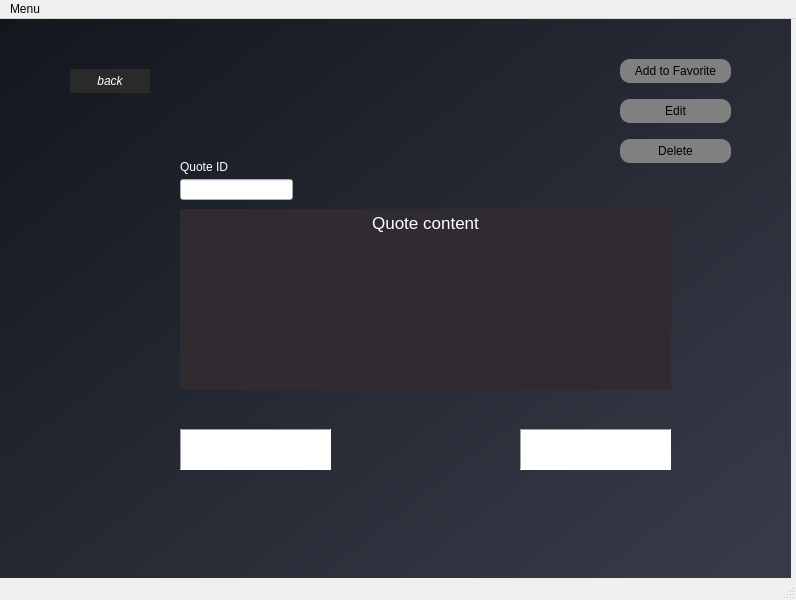
<?xml version="1.0" encoding="UTF-8"?>
<ui version="4.0">
 <class>MainWindow</class>
 <widget class="QMainWindow" name="MainWindow">
  <property name="geometry">
   <rect>
    <x>0</x>
    <y>0</y>
    <width>796</width>
    <height>600</height>
   </rect>
  </property>
  <property name="windowTitle">
   <string>MainWindow</string>
  </property>
  <widget class="QWidget" name="centralwidget">
   <widget class="QStackedWidget" name="stackedWidget">
    <property name="geometry">
     <rect>
      <x>0</x>
      <y>0</y>
      <width>791</width>
      <height>561</height>
     </rect>
    </property>
    <property name="styleSheet">
     <string notr="true">QStackedWidget {
background-color: qlineargradient(spread:pad, x1:0, y1:0, x2:1, y2:0.903409, stop:0 rgba(18, 22, 29, 255), stop:1 rgba(55, 59, 72, 255));
}</string>
    </property>
    <property name="currentIndex">
     <number>5</number>
    </property>
    <widget class="QWidget" name="home_pg">
     <widget class="QFrame" name="frame">
      <property name="geometry">
       <rect>
        <x>40</x>
        <y>110</y>
        <width>121</width>
        <height>411</height>
       </rect>
      </property>
      <property name="styleSheet">
       <string notr="true">QFrame {
background-color: rgb(68, 68, 68);
border-style: offset;
border-radius: 20px;
}</string>
      </property>
      <property name="frameShape">
       <enum>QFrame::StyledPanel</enum>
      </property>
      <property name="frameShadow">
       <enum>QFrame::Raised</enum>
      </property>
      <widget class="QPushButton" name="btn_category">
       <property name="geometry">
        <rect>
         <x>20</x>
         <y>220</y>
         <width>80</width>
         <height>61</height>
        </rect>
       </property>
       <property name="styleSheet">
        <string notr="true">QPushButton {
border-style: offset;
border-radius: 20px;

color: white;
font: bold;
font: 14px;
}</string>
       </property>
       <property name="text">
        <string>Category</string>
       </property>
      </widget>
      <widget class="QPushButton" name="btn_fav">
       <property name="geometry">
        <rect>
         <x>20</x>
         <y>130</y>
         <width>80</width>
         <height>61</height>
        </rect>
       </property>
       <property name="styleSheet">
        <string notr="true">QPushButton {
border-style: offset;
border-radius: 20px;

color: white;
font: bold;
font: 14px;
}</string>
       </property>
       <property name="text">
        <string>Favorite</string>
       </property>
      </widget>
      <widget class="QPushButton" name="btn_author">
       <property name="geometry">
        <rect>
         <x>20</x>
         <y>40</y>
         <width>80</width>
         <height>61</height>
        </rect>
       </property>
       <property name="font">
        <font>
         <pointsize>-1</pointsize>
         <italic>false</italic>
         <bold>false</bold>
        </font>
       </property>
       <property name="styleSheet">
        <string notr="true">QPushButton {
border-style: offset;
border-radius: 18px;
color: white;
font: bold;
font: 15px;
}</string>
       </property>
       <property name="text">
        <string>Author</string>
       </property>
      </widget>
      <widget class="QPushButton" name="btn_add">
       <property name="geometry">
        <rect>
         <x>40</x>
         <y>310</y>
         <width>41</width>
         <height>41</height>
        </rect>
       </property>
       <property name="font">
        <font>
         <pointsize>50</pointsize>
        </font>
       </property>
       <property name="styleSheet">
        <string notr="true">QPushButton {
background-color: rgb(139, 100, 73);
border-radius: 20px;
color:white;
}
</string>
       </property>
       <property name="text">
        <string>+</string>
       </property>
      </widget>
      <widget class="QLabel" name="label_2">
       <property name="geometry">
        <rect>
         <x>30</x>
         <y>360</y>
         <width>71</width>
         <height>20</height>
        </rect>
       </property>
       <property name="text">
        <string>Add Quote</string>
       </property>
      </widget>
     </widget>
     <widget class="QLabel" name="label">
      <property name="geometry">
       <rect>
        <x>210</x>
        <y>110</y>
        <width>441</width>
        <height>16</height>
       </rect>
      </property>
      <property name="font">
       <font>
        <pointsize>15</pointsize>
        <italic>false</italic>
        <bold>true</bold>
       </font>
      </property>
      <property name="styleSheet">
       <string notr="true">QLabel {
color:  white;
}</string>
      </property>
      <property name="text">
       <string>Dashboard </string>
      </property>
     </widget>
     <widget class="QTableView" name="table_home">
      <property name="geometry">
       <rect>
        <x>210</x>
        <y>140</y>
        <width>541</width>
        <height>371</height>
       </rect>
      </property>
      <property name="styleSheet">
       <string notr="true">QTableView {
background-color: black;
color:white;
}</string>
      </property>
     </widget>
     <widget class="QPushButton" name="home_btn">
      <property name="geometry">
       <rect>
        <x>80</x>
        <y>30</y>
        <width>41</width>
        <height>41</height>
       </rect>
      </property>
      <property name="font">
       <font>
        <italic>true</italic>
       </font>
      </property>
      <property name="styleSheet">
       <string notr="true">QPushButton {
border-radius:20px;
background-color:rgb(138, 94, 68);
}</string>
      </property>
      <property name="text">
       <string>q.o</string>
      </property>
     </widget>
     <widget class="QLabel" name="label_13">
      <property name="geometry">
       <rect>
        <x>450</x>
        <y>110</y>
        <width>301</width>
        <height>16</height>
       </rect>
      </property>
      <property name="font">
       <font>
        <pointsize>12</pointsize>
       </font>
      </property>
      <property name="styleSheet">
       <string notr="true">QLabel {
color:white;
}</string>
      </property>
      <property name="text">
       <string>(Clicked the quote_content column to read quote)</string>
      </property>
     </widget>
    </widget>
    <widget class="QWidget" name="author_pg">
     <widget class="QLabel" name="label_author">
      <property name="geometry">
       <rect>
        <x>210</x>
        <y>110</y>
        <width>91</width>
        <height>16</height>
       </rect>
      </property>
      <property name="font">
       <font>
        <pointsize>15</pointsize>
        <italic>false</italic>
        <bold>true</bold>
       </font>
      </property>
      <property name="styleSheet">
       <string notr="true">QLabel {
color:  white;
}</string>
      </property>
      <property name="text">
       <string>Author List</string>
      </property>
     </widget>
     <widget class="QFrame" name="frame_2">
      <property name="geometry">
       <rect>
        <x>40</x>
        <y>110</y>
        <width>121</width>
        <height>411</height>
       </rect>
      </property>
      <property name="styleSheet">
       <string notr="true">QFrame {
background-color: rgb(68, 68, 68);
border-style: offset;
border-radius: 20px;
}</string>
      </property>
      <property name="frameShape">
       <enum>QFrame::StyledPanel</enum>
      </property>
      <property name="frameShadow">
       <enum>QFrame::Raised</enum>
      </property>
      <widget class="QPushButton" name="btn_category_2">
       <property name="geometry">
        <rect>
         <x>20</x>
         <y>220</y>
         <width>80</width>
         <height>61</height>
        </rect>
       </property>
       <property name="styleSheet">
        <string notr="true">QPushButton {
border-style: offset;
border-radius: 20px;

color: white;
font: bold;
font: 14px;
}</string>
       </property>
       <property name="text">
        <string>Category</string>
       </property>
      </widget>
      <widget class="QPushButton" name="btn_fav_2">
       <property name="geometry">
        <rect>
         <x>20</x>
         <y>130</y>
         <width>80</width>
         <height>61</height>
        </rect>
       </property>
       <property name="styleSheet">
        <string notr="true">QPushButton {
border-style: offset;
border-radius: 20px;

color: white;
font: bold;
font: 14px;
}</string>
       </property>
       <property name="text">
        <string>Favorite</string>
       </property>
      </widget>
      <widget class="QPushButton" name="btn_author_2">
       <property name="geometry">
        <rect>
         <x>20</x>
         <y>40</y>
         <width>80</width>
         <height>61</height>
        </rect>
       </property>
       <property name="font">
        <font>
         <pointsize>-1</pointsize>
         <italic>false</italic>
         <bold>false</bold>
        </font>
       </property>
       <property name="styleSheet">
        <string notr="true">QPushButton {
border-style: offset;
background-color: rgba(175, 121, 86, 158);
border-radius: 18px;
color: white;
font: bold;
font: 15px;
}</string>
       </property>
       <property name="text">
        <string>Author</string>
       </property>
      </widget>
      <widget class="QPushButton" name="btn_add_2">
       <property name="geometry">
        <rect>
         <x>40</x>
         <y>310</y>
         <width>41</width>
         <height>41</height>
        </rect>
       </property>
       <property name="font">
        <font>
         <pointsize>50</pointsize>
        </font>
       </property>
       <property name="styleSheet">
        <string notr="true">QPushButton {
background-color: rgb(139, 100, 73);
border-radius: 20px;
color:white;
}
</string>
       </property>
       <property name="text">
        <string>+</string>
       </property>
      </widget>
      <widget class="QLabel" name="label_3">
       <property name="geometry">
        <rect>
         <x>30</x>
         <y>360</y>
         <width>71</width>
         <height>20</height>
        </rect>
       </property>
       <property name="text">
        <string>Add Quote</string>
       </property>
      </widget>
     </widget>
     <widget class="QPushButton" name="home_btn_3">
      <property name="geometry">
       <rect>
        <x>80</x>
        <y>30</y>
        <width>41</width>
        <height>41</height>
       </rect>
      </property>
      <property name="font">
       <font>
        <italic>true</italic>
       </font>
      </property>
      <property name="styleSheet">
       <string notr="true">QPushButton {
border-radius:20px;
background-color:rgb(138, 94, 68);
}</string>
      </property>
      <property name="text">
       <string>q.o</string>
      </property>
     </widget>
     <widget class="QTableView" name="author_list_view">
      <property name="geometry">
       <rect>
        <x>200</x>
        <y>160</y>
        <width>551</width>
        <height>361</height>
       </rect>
      </property>
     </widget>
     <widget class="QComboBox" name="author_list_name">
      <property name="geometry">
       <rect>
        <x>310</x>
        <y>100</y>
        <width>111</width>
        <height>31</height>
       </rect>
      </property>
      <property name="styleSheet">
       <string notr="true">QComboBox{
background-color: qlineargradient(spread:pad, x1:0, y1:0, x2:1, y2:0, stop:0 rgba(72, 72, 72, 255), stop:1 rgba(90, 90, 90, 255));
border-style: offset;
}</string>
      </property>
     </widget>
    </widget>
    <widget class="QWidget" name="fav_pg">
     <widget class="QLabel" name="label_author_2">
      <property name="geometry">
       <rect>
        <x>210</x>
        <y>110</y>
        <width>141</width>
        <height>16</height>
       </rect>
      </property>
      <property name="font">
       <font>
        <pointsize>15</pointsize>
        <italic>false</italic>
        <bold>true</bold>
       </font>
      </property>
      <property name="styleSheet">
       <string notr="true">QLabel {
color:  white;
}</string>
      </property>
      <property name="text">
       <string>Favorite Quotes</string>
      </property>
     </widget>
     <widget class="QFrame" name="frame_3">
      <property name="geometry">
       <rect>
        <x>40</x>
        <y>110</y>
        <width>121</width>
        <height>411</height>
       </rect>
      </property>
      <property name="styleSheet">
       <string notr="true">QFrame {
background-color: rgb(68, 68, 68);
border-style: offset;
border-radius: 20px;
}</string>
      </property>
      <property name="frameShape">
       <enum>QFrame::StyledPanel</enum>
      </property>
      <property name="frameShadow">
       <enum>QFrame::Raised</enum>
      </property>
      <widget class="QPushButton" name="btn_category_3">
       <property name="geometry">
        <rect>
         <x>20</x>
         <y>220</y>
         <width>80</width>
         <height>61</height>
        </rect>
       </property>
       <property name="styleSheet">
        <string notr="true">QPushButton {
border-style: offset;
border-radius: 20px;

color: white;
font: bold;
font: 14px;
}</string>
       </property>
       <property name="text">
        <string>Category</string>
       </property>
      </widget>
      <widget class="QPushButton" name="btn_fav_3">
       <property name="geometry">
        <rect>
         <x>20</x>
         <y>130</y>
         <width>80</width>
         <height>61</height>
        </rect>
       </property>
       <property name="styleSheet">
        <string notr="true">QPushButton {
border-style: offset;
background-color: rgba(175, 121, 86, 158);
border-radius: 18px;
color: white;
font: bold;
font: 15px;
}</string>
       </property>
       <property name="text">
        <string>Favorite</string>
       </property>
      </widget>
      <widget class="QPushButton" name="btn_author_3">
       <property name="geometry">
        <rect>
         <x>20</x>
         <y>40</y>
         <width>80</width>
         <height>61</height>
        </rect>
       </property>
       <property name="font">
        <font>
         <pointsize>-1</pointsize>
         <italic>false</italic>
         <bold>false</bold>
        </font>
       </property>
       <property name="styleSheet">
        <string notr="true">QPushButton {
border-style: offset;
border-radius: 18px;
color: white;
font: bold;
font: 15px;
}</string>
       </property>
       <property name="text">
        <string>Author</string>
       </property>
      </widget>
      <widget class="QPushButton" name="btn_add_3">
       <property name="geometry">
        <rect>
         <x>40</x>
         <y>310</y>
         <width>41</width>
         <height>41</height>
        </rect>
       </property>
       <property name="font">
        <font>
         <pointsize>50</pointsize>
        </font>
       </property>
       <property name="styleSheet">
        <string notr="true">QPushButton {
background-color: rgb(139, 100, 73);
border-radius: 20px;
color:white;
}
</string>
       </property>
       <property name="text">
        <string>+</string>
       </property>
      </widget>
      <widget class="QLabel" name="label_4">
       <property name="geometry">
        <rect>
         <x>30</x>
         <y>360</y>
         <width>71</width>
         <height>20</height>
        </rect>
       </property>
       <property name="text">
        <string>Add Quote</string>
       </property>
      </widget>
     </widget>
     <widget class="QTableView" name="favorite_quotes">
      <property name="geometry">
       <rect>
        <x>220</x>
        <y>160</y>
        <width>481</width>
        <height>341</height>
       </rect>
      </property>
     </widget>
     <widget class="QPushButton" name="home_btn_2">
      <property name="geometry">
       <rect>
        <x>80</x>
        <y>30</y>
        <width>41</width>
        <height>41</height>
       </rect>
      </property>
      <property name="font">
       <font>
        <italic>true</italic>
       </font>
      </property>
      <property name="styleSheet">
       <string notr="true">QPushButton {
border-radius:20px;
background-color:rgb(138, 94, 68);
}</string>
      </property>
      <property name="text">
       <string>q.o</string>
      </property>
     </widget>
    </widget>
    <widget class="QWidget" name="cgy_page">
     <widget class="QLabel" name="label_cgy">
      <property name="geometry">
       <rect>
        <x>210</x>
        <y>110</y>
        <width>121</width>
        <height>16</height>
       </rect>
      </property>
      <property name="font">
       <font>
        <pointsize>15</pointsize>
        <italic>false</italic>
        <bold>true</bold>
       </font>
      </property>
      <property name="styleSheet">
       <string notr="true">QLabel {
color:  white;
}</string>
      </property>
      <property name="text">
       <string>Category List</string>
      </property>
     </widget>
     <widget class="QFrame" name="frame_4">
      <property name="geometry">
       <rect>
        <x>40</x>
        <y>110</y>
        <width>121</width>
        <height>411</height>
       </rect>
      </property>
      <property name="styleSheet">
       <string notr="true">QFrame {
background-color: rgb(68, 68, 68);
border-style: offset;
border-radius: 20px;
}</string>
      </property>
      <property name="frameShape">
       <enum>QFrame::StyledPanel</enum>
      </property>
      <property name="frameShadow">
       <enum>QFrame::Raised</enum>
      </property>
      <widget class="QPushButton" name="btn_category_4">
       <property name="geometry">
        <rect>
         <x>20</x>
         <y>220</y>
         <width>80</width>
         <height>61</height>
        </rect>
       </property>
       <property name="styleSheet">
        <string notr="true">QPushButton {
border-style: offset;
background-color: rgba(175, 121, 86, 158);
border-radius: 18px;
color: white;
font: bold;
font: 15px;
}</string>
       </property>
       <property name="text">
        <string>Category</string>
       </property>
      </widget>
      <widget class="QPushButton" name="btn_fav_4">
       <property name="geometry">
        <rect>
         <x>20</x>
         <y>130</y>
         <width>80</width>
         <height>61</height>
        </rect>
       </property>
       <property name="styleSheet">
        <string notr="true">QPushButton {
border-style: offset;
border-radius: 20px;

color: white;
font: bold;
font: 14px;
}</string>
       </property>
       <property name="text">
        <string>Favorite</string>
       </property>
      </widget>
      <widget class="QPushButton" name="btn_author_4">
       <property name="geometry">
        <rect>
         <x>20</x>
         <y>40</y>
         <width>80</width>
         <height>61</height>
        </rect>
       </property>
       <property name="font">
        <font>
         <pointsize>-1</pointsize>
         <italic>false</italic>
         <bold>false</bold>
        </font>
       </property>
       <property name="styleSheet">
        <string notr="true">QPushButton {
border-style: offset;
border-radius: 18px;
color: white;
font: bold;
font: 15px;
}</string>
       </property>
       <property name="text">
        <string>Author</string>
       </property>
      </widget>
      <widget class="QPushButton" name="btn_add_4">
       <property name="geometry">
        <rect>
         <x>40</x>
         <y>310</y>
         <width>41</width>
         <height>41</height>
        </rect>
       </property>
       <property name="font">
        <font>
         <pointsize>50</pointsize>
        </font>
       </property>
       <property name="styleSheet">
        <string notr="true">QPushButton {
background-color: rgb(139, 100, 73);
border-radius: 20px;
color:white;
}
</string>
       </property>
       <property name="text">
        <string>+</string>
       </property>
      </widget>
      <widget class="QLabel" name="label_5">
       <property name="geometry">
        <rect>
         <x>30</x>
         <y>360</y>
         <width>71</width>
         <height>20</height>
        </rect>
       </property>
       <property name="text">
        <string>Add Quote</string>
       </property>
      </widget>
     </widget>
     <widget class="QPushButton" name="home_btn_4">
      <property name="geometry">
       <rect>
        <x>80</x>
        <y>30</y>
        <width>41</width>
        <height>41</height>
       </rect>
      </property>
      <property name="font">
       <font>
        <italic>true</italic>
       </font>
      </property>
      <property name="styleSheet">
       <string notr="true">QPushButton {
border-radius:20px;
background-color:rgb(138, 94, 68);
}</string>
      </property>
      <property name="text">
       <string>q.o</string>
      </property>
     </widget>
     <widget class="QTableView" name="category_list_view">
      <property name="geometry">
       <rect>
        <x>200</x>
        <y>160</y>
        <width>501</width>
        <height>351</height>
       </rect>
      </property>
     </widget>
     <widget class="QComboBox" name="category_list_name">
      <property name="geometry">
       <rect>
        <x>330</x>
        <y>100</y>
        <width>111</width>
        <height>31</height>
       </rect>
      </property>
      <property name="styleSheet">
       <string notr="true">QComboBox{
background-color: qlineargradient(spread:pad, x1:0, y1:0, x2:1, y2:0, stop:0 rgba(72, 72, 72, 255), stop:1 rgba(90, 90, 90, 255));
border-style: offset;
}</string>
      </property>
     </widget>
    </widget>
    <widget class="QWidget" name="list_page">
     <widget class="QFrame" name="frame_5">
      <property name="geometry">
       <rect>
        <x>40</x>
        <y>110</y>
        <width>121</width>
        <height>411</height>
       </rect>
      </property>
      <property name="styleSheet">
       <string notr="true">QFrame {
background-color: rgb(68, 68, 68);
border-style: offset;
border-radius: 20px;
}</string>
      </property>
      <property name="frameShape">
       <enum>QFrame::StyledPanel</enum>
      </property>
      <property name="frameShadow">
       <enum>QFrame::Raised</enum>
      </property>
      <widget class="QPushButton" name="btn_category_5">
       <property name="geometry">
        <rect>
         <x>20</x>
         <y>220</y>
         <width>80</width>
         <height>61</height>
        </rect>
       </property>
       <property name="styleSheet">
        <string notr="true">QPushButton {
border-style: offset;
border-radius: 20px;

color: white;
font: bold;
font: 14px;
}</string>
       </property>
       <property name="text">
        <string>Category</string>
       </property>
      </widget>
      <widget class="QPushButton" name="btn_fav_5">
       <property name="geometry">
        <rect>
         <x>20</x>
         <y>130</y>
         <width>80</width>
         <height>61</height>
        </rect>
       </property>
       <property name="styleSheet">
        <string notr="true">QPushButton {
border-style: offset;
border-radius: 20px;

color: white;
font: bold;
font: 14px;
}</string>
       </property>
       <property name="text">
        <string>Favorite</string>
       </property>
      </widget>
      <widget class="QPushButton" name="btn_author_5">
       <property name="geometry">
        <rect>
         <x>20</x>
         <y>40</y>
         <width>80</width>
         <height>61</height>
        </rect>
       </property>
       <property name="font">
        <font>
         <pointsize>-1</pointsize>
         <italic>false</italic>
         <bold>false</bold>
        </font>
       </property>
       <property name="styleSheet">
        <string notr="true">QPushButton {
border-style: offset;
border-radius: 18px;
color: white;
font: bold;
font: 15px;
}</string>
       </property>
       <property name="text">
        <string>Author</string>
       </property>
      </widget>
      <widget class="QPushButton" name="btn_add_5">
       <property name="geometry">
        <rect>
         <x>40</x>
         <y>310</y>
         <width>41</width>
         <height>41</height>
        </rect>
       </property>
       <property name="font">
        <font>
         <pointsize>50</pointsize>
        </font>
       </property>
       <property name="styleSheet">
        <string notr="true">QPushButton {
background-color: rgb(139, 100, 73);
border-radius: 20px;
color:white;
}
</string>
       </property>
       <property name="text">
        <string>+</string>
       </property>
      </widget>
      <widget class="QLabel" name="label_6">
       <property name="geometry">
        <rect>
         <x>30</x>
         <y>360</y>
         <width>71</width>
         <height>20</height>
        </rect>
       </property>
       <property name="text">
        <string>Add Quote</string>
       </property>
      </widget>
     </widget>
     <widget class="QLabel" name="label_cgy_2">
      <property name="geometry">
       <rect>
        <x>210</x>
        <y>110</y>
        <width>121</width>
        <height>16</height>
       </rect>
      </property>
      <property name="font">
       <font>
        <pointsize>15</pointsize>
        <italic>false</italic>
        <bold>true</bold>
       </font>
      </property>
      <property name="styleSheet">
       <string notr="true">QLabel {
color:  white;
}</string>
      </property>
      <property name="text">
       <string>Quote List</string>
      </property>
     </widget>
     <widget class="QPushButton" name="home_btn_5">
      <property name="geometry">
       <rect>
        <x>80</x>
        <y>30</y>
        <width>41</width>
        <height>41</height>
       </rect>
      </property>
      <property name="font">
       <font>
        <italic>true</italic>
       </font>
      </property>
      <property name="styleSheet">
       <string notr="true">QPushButton {
border-radius:20px;
background-color:rgb(138, 94, 68);
}</string>
      </property>
      <property name="text">
       <string>q.o</string>
      </property>
     </widget>
     <widget class="QTableView" name="tableView_2">
      <property name="geometry">
       <rect>
        <x>210</x>
        <y>170</y>
        <width>481</width>
        <height>341</height>
       </rect>
      </property>
     </widget>
    </widget>
    <widget class="QWidget" name="read_page">
     <widget class="QTextBrowser" name="show_quote">
      <property name="geometry">
       <rect>
        <x>180</x>
        <y>190</y>
        <width>491</width>
        <height>181</height>
       </rect>
      </property>
      <property name="font">
       <font>
        <pointsize>18</pointsize>
        <italic>true</italic>
        <bold>true</bold>
       </font>
      </property>
      <property name="styleSheet">
       <string notr="true">QTextBrowser {
background-color: rgb(48, 43, 49);

border-style:offset;
color:white;
font: 
	font: italic 18pt &quot;Gill Sans&quot;;
}</string>
      </property>
      <property name="frameShape">
       <enum>QFrame::Panel</enum>
      </property>
      <property name="frameShadow">
       <enum>QFrame::Raised</enum>
      </property>
      <property name="html">
       <string>&lt;!DOCTYPE HTML PUBLIC &quot;-//W3C//DTD HTML 4.0//EN&quot; &quot;http://www.w3.org/TR/REC-html40/strict.dtd&quot;&gt;
&lt;html&gt;&lt;head&gt;&lt;meta name=&quot;qrichtext&quot; content=&quot;1&quot; /&gt;&lt;meta charset=&quot;utf-8&quot; /&gt;&lt;style type=&quot;text/css&quot;&gt;
p, li { white-space: pre-wrap; }
&lt;/style&gt;&lt;/head&gt;&lt;body style=&quot; font-family:'.AppleSystemUIFont'; font-size:18pt; font-weight:700; font-style:italic;&quot;&gt;
&lt;p align=&quot;center&quot; style=&quot; margin-top:0px; margin-bottom:0px; margin-left:0px; margin-right:0px; -qt-block-indent:0; text-indent:0px;&quot;&gt;&lt;span style=&quot; font-size:13pt; font-weight:400; font-style:normal;&quot;&gt;Quote content&lt;/span&gt;&lt;/p&gt;&lt;/body&gt;&lt;/html&gt;</string>
      </property>
     </widget>
     <widget class="QTextBrowser" name="show_author">
      <property name="geometry">
       <rect>
        <x>520</x>
        <y>410</y>
        <width>151</width>
        <height>41</height>
       </rect>
      </property>
      <property name="frameShape">
       <enum>QFrame::Panel</enum>
      </property>
     </widget>
     <widget class="QTextBrowser" name="show_category">
      <property name="geometry">
       <rect>
        <x>180</x>
        <y>410</y>
        <width>151</width>
        <height>41</height>
       </rect>
      </property>
      <property name="styleSheet">
       <string notr="true"/>
      </property>
      <property name="frameShape">
       <enum>QFrame::Panel</enum>
      </property>
     </widget>
     <widget class="QPushButton" name="btn_edit">
      <property name="geometry">
       <rect>
        <x>620</x>
        <y>80</y>
        <width>111</width>
        <height>24</height>
       </rect>
      </property>
      <property name="styleSheet">
       <string notr="true">QPushButton {
border-style:offset;
background-color:gray;
border-radius:10px;
}</string>
      </property>
      <property name="text">
       <string>Edit</string>
      </property>
     </widget>
     <widget class="QPushButton" name="btn_favorite">
      <property name="geometry">
       <rect>
        <x>620</x>
        <y>40</y>
        <width>111</width>
        <height>24</height>
       </rect>
      </property>
      <property name="styleSheet">
       <string notr="true">QPushButton {
border-style:offset;
background-color:gray;
border-radius:10px;
}</string>
      </property>
      <property name="text">
       <string>Add to Favorite</string>
      </property>
     </widget>
     <widget class="QPushButton" name="btn_delete_quote">
      <property name="geometry">
       <rect>
        <x>620</x>
        <y>120</y>
        <width>111</width>
        <height>24</height>
       </rect>
      </property>
      <property name="styleSheet">
       <string notr="true">QPushButton {
border-style:offset;
background-color:gray;
border-radius:10px;
}</string>
      </property>
      <property name="text">
       <string>Delete</string>
      </property>
     </widget>
     <widget class="QPushButton" name="pushButton_6">
      <property name="geometry">
       <rect>
        <x>70</x>
        <y>50</y>
        <width>80</width>
        <height>24</height>
       </rect>
      </property>
      <property name="font">
       <font>
        <italic>true</italic>
       </font>
      </property>
      <property name="styleSheet">
       <string notr="true">QPushButton {
background-color: rgb(42, 42, 42);
border-style:offset;
color:white;
}</string>
      </property>
      <property name="text">
       <string>back</string>
      </property>
     </widget>
     <widget class="QLineEdit" name="show_quote_ID">
      <property name="geometry">
       <rect>
        <x>180</x>
        <y>160</y>
        <width>113</width>
        <height>21</height>
       </rect>
      </property>
      <property name="styleSheet">
       <string notr="true">QTextBrowser {
background-color: none;

border-style:offset;

font: 
	font: italic 18pt &quot;Gill Sans&quot;;
}</string>
      </property>
     </widget>
     <widget class="QLabel" name="label_12">
      <property name="geometry">
       <rect>
        <x>180</x>
        <y>140</y>
        <width>101</width>
        <height>16</height>
       </rect>
      </property>
      <property name="styleSheet">
       <string notr="true">QLabel {
color:white;
}</string>
      </property>
      <property name="text">
       <string>Quote ID</string>
      </property>
     </widget>
    </widget>
    <widget class="QWidget" name="edit_page">
     <widget class="QLabel" name="label_7">
      <property name="geometry">
       <rect>
        <x>370</x>
        <y>60</y>
        <width>101</width>
        <height>16</height>
       </rect>
      </property>
      <property name="font">
       <font>
        <bold>true</bold>
       </font>
      </property>
      <property name="styleSheet">
       <string notr="true">QLabel {
color:white;
}</string>
      </property>
      <property name="text">
       <string>Edit Quote</string>
      </property>
     </widget>
     <widget class="QLabel" name="label_8">
      <property name="geometry">
       <rect>
        <x>220</x>
        <y>120</y>
        <width>101</width>
        <height>16</height>
       </rect>
      </property>
      <property name="styleSheet">
       <string notr="true">QLabel {
color:white;
}</string>
      </property>
      <property name="text">
       <string>Quote Content</string>
      </property>
     </widget>
     <widget class="QLabel" name="label_9">
      <property name="geometry">
       <rect>
        <x>220</x>
        <y>290</y>
        <width>101</width>
        <height>16</height>
       </rect>
      </property>
      <property name="styleSheet">
       <string notr="true">QLabel {
color:white;
}</string>
      </property>
      <property name="text">
       <string>Author</string>
      </property>
     </widget>
     <widget class="QLabel" name="label_10">
      <property name="geometry">
       <rect>
        <x>510</x>
        <y>290</y>
        <width>101</width>
        <height>16</height>
       </rect>
      </property>
      <property name="styleSheet">
       <string notr="true">QLabel {
color:white;
}</string>
      </property>
      <property name="text">
       <string>Category</string>
      </property>
     </widget>
     <widget class="QLineEdit" name="le_author">
      <property name="geometry">
       <rect>
        <x>220</x>
        <y>310</y>
        <width>113</width>
        <height>24</height>
       </rect>
      </property>
      <property name="styleSheet">
       <string notr="true">QLineEdit {
background-color: qlineargradient(spread:pad, x1:0, y1:0, x2:1, y2:0, stop:0 rgba(72, 72, 72, 255), stop:1 rgba(90, 90, 90, 255));
border-style: offset;
}</string>
      </property>
     </widget>
     <widget class="QLineEdit" name="le_category">
      <property name="geometry">
       <rect>
        <x>510</x>
        <y>310</y>
        <width>113</width>
        <height>24</height>
       </rect>
      </property>
      <property name="styleSheet">
       <string notr="true">QLineEdit {
background-color: qlineargradient(spread:pad, x1:0, y1:0, x2:1, y2:0, stop:0 rgba(72, 72, 72, 255), stop:1 rgba(90, 90, 90, 255));
border-style: offset;
}</string>
      </property>
     </widget>
     <widget class="QPushButton" name="cancel">
      <property name="geometry">
       <rect>
        <x>440</x>
        <y>420</y>
        <width>80</width>
        <height>24</height>
       </rect>
      </property>
      <property name="text">
       <string>Cancel</string>
      </property>
     </widget>
     <widget class="QPushButton" name="Edit">
      <property name="geometry">
       <rect>
        <x>530</x>
        <y>420</y>
        <width>80</width>
        <height>24</height>
       </rect>
      </property>
      <property name="text">
       <string>Edit</string>
      </property>
     </widget>
     <widget class="QLineEdit" name="le_quote_edit">
      <property name="geometry">
       <rect>
        <x>210</x>
        <y>140</y>
        <width>411</width>
        <height>131</height>
       </rect>
      </property>
      <property name="styleSheet">
       <string notr="true">QLineEdit {
border-radius: 20px;
border-color : white;
background-color: qlineargradient(spread:pad, x1:0, y1:0, x2:1, y2:0, stop:0 rgba(72, 72, 72, 255), stop:1 rgba(90, 90, 90, 255));
color: white;
}</string>
      </property>
     </widget>
     <widget class="QComboBox" name="author_list">
      <property name="geometry">
       <rect>
        <x>220</x>
        <y>340</y>
        <width>111</width>
        <height>31</height>
       </rect>
      </property>
      <property name="styleSheet">
       <string notr="true">QComboBox{
background-color: qlineargradient(spread:pad, x1:0, y1:0, x2:1, y2:0, stop:0 rgba(72, 72, 72, 255), stop:1 rgba(90, 90, 90, 255));
border-style: offset;
}</string>
      </property>
     </widget>
     <widget class="QComboBox" name="category_list">
      <property name="geometry">
       <rect>
        <x>510</x>
        <y>340</y>
        <width>111</width>
        <height>31</height>
       </rect>
      </property>
      <property name="styleSheet">
       <string notr="true">QComboBox{
background-color: qlineargradient(spread:pad, x1:0, y1:0, x2:1, y2:0, stop:0 rgba(72, 72, 72, 255), stop:1 rgba(90, 90, 90, 255));
border-style: offset;
}</string>
      </property>
     </widget>
     <widget class="QLineEdit" name="le_quote_ID">
      <property name="geometry">
       <rect>
        <x>560</x>
        <y>110</y>
        <width>61</width>
        <height>21</height>
       </rect>
      </property>
      <property name="styleSheet">
       <string notr="true">QLineEdit {
border-radius: 20px;
border-color : white;
background-color: qlineargradient(spread:pad, x1:0, y1:0, x2:1, y2:0, stop:0 rgba(72, 72, 72, 255), stop:1 rgba(90, 90, 90, 255));
color: white;
}</string>
      </property>
     </widget>
     <widget class="QLabel" name="label_11">
      <property name="geometry">
       <rect>
        <x>500</x>
        <y>110</y>
        <width>101</width>
        <height>16</height>
       </rect>
      </property>
      <property name="styleSheet">
       <string notr="true">QLabel {
color:white;
}</string>
      </property>
      <property name="text">
       <string>Quote ID</string>
      </property>
     </widget>
    </widget>
   </widget>
  </widget>
  <widget class="QMenuBar" name="menubar">
   <property name="geometry">
    <rect>
     <x>0</x>
     <y>0</y>
     <width>796</width>
     <height>21</height>
    </rect>
   </property>
   <widget class="QMenu" name="menuMenu">
    <property name="title">
     <string>Menu</string>
    </property>
   </widget>
   <addaction name="menuMenu"/>
  </widget>
  <widget class="QStatusBar" name="statusbar"/>
  <action name="actionAdd_to_Favorite">
   <property name="text">
    <string>Add to Favorite</string>
   </property>
  </action>
  <action name="actionEdit">
   <property name="text">
    <string>Edit</string>
   </property>
  </action>
  <action name="actionDelete">
   <property name="text">
    <string>Delete</string>
   </property>
  </action>
 </widget>
 <resources/>
 <connections/>
</ui>
